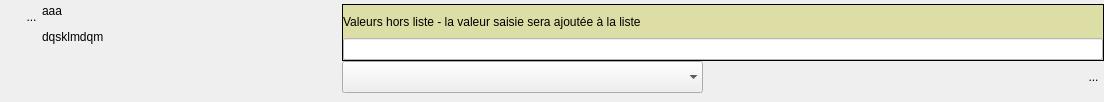
<?xml version="1.0" encoding="UTF-8"?>
<ui version="4.0">
 <class>WidgetCBIntoSug</class>
 <widget class="QWidget" name="WidgetCBIntoSug">
  <property name="geometry">
   <rect>
    <x>0</x>
    <y>0</y>
    <width>1104</width>
    <height>102</height>
   </rect>
  </property>
  <property name="sizePolicy">
   <sizepolicy hsizetype="Preferred" vsizetype="Minimum">
    <horstretch>0</horstretch>
    <verstretch>0</verstretch>
   </sizepolicy>
  </property>
  <property name="minimumSize">
   <size>
    <width>0</width>
    <height>0</height>
   </size>
  </property>
  <property name="maximumSize">
   <size>
    <width>1493</width>
    <height>150</height>
   </size>
  </property>
  <property name="windowTitle">
   <string>Form</string>
  </property>
  <property name="styleSheet">
   <string notr="true">QComboBox{combobox-popup:0;};</string>
  </property>
  <layout class="QHBoxLayout" name="horizontalLayout_3">
   <property name="spacing">
    <number>0</number>
   </property>
   <property name="leftMargin">
    <number>0</number>
   </property>
   <property name="topMargin">
    <number>4</number>
   </property>
   <property name="rightMargin">
    <number>0</number>
   </property>
   <property name="bottomMargin">
    <number>9</number>
   </property>
   <item>
    <layout class="QVBoxLayout" name="verticalLayout_2">
     <property name="spacing">
      <number>0</number>
     </property>
     <item>
      <layout class="QHBoxLayout" name="horizontalLayout">
       <property name="spacing">
        <number>0</number>
       </property>
       <property name="sizeConstraint">
        <enum>QLayout::SetFixedSize</enum>
       </property>
       <item>
        <spacer name="horizontalSpacer_3">
         <property name="orientation">
          <enum>Qt::Horizontal</enum>
         </property>
         <property name="sizeType">
          <enum>QSizePolicy::Fixed</enum>
         </property>
         <property name="sizeHint" stdset="0">
          <size>
           <width>21</width>
           <height>20</height>
          </size>
         </property>
        </spacer>
       </item>
       <item>
        <widget class="MonBoutonValide" name="RBValide">
         <property name="minimumSize">
          <size>
           <width>21</width>
           <height>25</height>
          </size>
         </property>
         <property name="maximumSize">
          <size>
           <width>21</width>
           <height>25</height>
          </size>
         </property>
         <property name="focusPolicy">
          <enum>Qt::ClickFocus</enum>
         </property>
         <property name="toolTip">
          <string>Affiche le rapport de validation du mot-clef</string>
         </property>
         <property name="styleSheet">
          <string notr="true">border : 0px</string>
         </property>
         <property name="text">
          <string>...</string>
         </property>
         <property name="icon">
          <iconset>
           <normaloff>../Editeur/icons/ast-green-ball.png</normaloff>../Editeur/icons/ast-green-ball.png</iconset>
         </property>
         <property name="iconSize">
          <size>
           <width>25</width>
           <height>25</height>
          </size>
         </property>
        </widget>
       </item>
      </layout>
     </item>
     <item>
      <spacer name="verticalSpacer">
       <property name="orientation">
        <enum>Qt::Vertical</enum>
       </property>
       <property name="sizeHint" stdset="0">
        <size>
         <width>20</width>
         <height>5</height>
        </size>
       </property>
      </spacer>
     </item>
    </layout>
   </item>
   <item>
    <widget class="MonLabelClic" name="label">
     <property name="sizePolicy">
      <sizepolicy hsizetype="Fixed" vsizetype="Preferred">
       <horstretch>0</horstretch>
       <verstretch>0</verstretch>
      </sizepolicy>
     </property>
     <property name="minimumSize">
      <size>
       <width>300</width>
       <height>25</height>
      </size>
     </property>
     <property name="maximumSize">
      <size>
       <width>178</width>
       <height>16777215</height>
      </size>
     </property>
     <property name="frameShape">
      <enum>QFrame::NoFrame</enum>
     </property>
     <property name="text">
      <string>&lt;html&gt;&lt;head/&gt;&lt;body&gt;&lt;p&gt;aaa&lt;/p&gt;&lt;p&gt;dqsklmdqm&lt;/p&gt;&lt;/body&gt;&lt;/html&gt;</string>
     </property>
     <property name="scaledContents">
      <bool>false</bool>
     </property>
     <property name="alignment">
      <set>Qt::AlignLeading|Qt::AlignLeft|Qt::AlignTop</set>
     </property>
    </widget>
   </item>
   <item>
    <layout class="QVBoxLayout" name="verticalLayout">
     <item>
      <widget class="QFrame" name="frameHorsListe">
       <property name="styleSheet">
        <string notr="true">background:rgb(221, 221, 166)</string>
       </property>
       <property name="frameShape">
        <enum>QFrame::Box</enum>
       </property>
       <layout class="QVBoxLayout" name="verticalLayout_3">
        <property name="spacing">
         <number>0</number>
        </property>
        <property name="leftMargin">
         <number>0</number>
        </property>
        <property name="topMargin">
         <number>0</number>
        </property>
        <property name="rightMargin">
         <number>0</number>
        </property>
        <property name="bottomMargin">
         <number>0</number>
        </property>
        <item>
         <widget class="QLabel" name="label_2">
          <property name="styleSheet">
           <string notr="true"/>
          </property>
          <property name="text">
           <string>Valeurs hors liste - la valeur saisie sera ajoutée à la liste</string>
          </property>
         </widget>
        </item>
        <item>
         <widget class="QLineEdit" name="lineEditVal">
          <property name="styleSheet">
           <string notr="true">background : white
</string>
          </property>
         </widget>
        </item>
       </layout>
      </widget>
     </item>
     <item>
      <layout class="QHBoxLayout" name="horizontalLayout_2">
       <property name="spacing">
        <number>0</number>
       </property>
       <item>
        <widget class="QComboBox" name="CBChoix">
         <property name="sizePolicy">
          <sizepolicy hsizetype="Preferred" vsizetype="Fixed">
           <horstretch>0</horstretch>
           <verstretch>0</verstretch>
          </sizepolicy>
         </property>
         <property name="minimumSize">
          <size>
           <width>361</width>
           <height>32</height>
          </size>
         </property>
         <property name="accessibleName">
          <string/>
         </property>
         <property name="accessibleDescription">
          <string/>
         </property>
         <property name="styleSheet">
          <string notr="true">QComboBox {
 background:rgb(235,235,235);
 }
/*QComboBox: on {
  font : italic
 }
background:rgb(235,235,235);
border:0px;


QComboBox:!editable:on, QComboBox::drop-down:editable:on {
background: black;
    font : italic 14px
 }
QComboBox:on { 
  font : italic 20px;
  background: red ;
}/*
</string>
         </property>
         <property name="maxVisibleItems">
          <number>100</number>
         </property>
         <property name="frame">
          <bool>false</bool>
         </property>
        </widget>
       </item>
       <item>
        <spacer name="horizontalSpacer">
         <property name="orientation">
          <enum>Qt::Horizontal</enum>
         </property>
         <property name="sizeType">
          <enum>QSizePolicy::Expanding</enum>
         </property>
         <property name="sizeHint" stdset="0">
          <size>
           <width>301</width>
           <height>20</height>
          </size>
         </property>
        </spacer>
       </item>
       <item>
        <widget class="QToolButton" name="RBPoubelle">
         <property name="minimumSize">
          <size>
           <width>21</width>
           <height>25</height>
          </size>
         </property>
         <property name="maximumSize">
          <size>
           <width>21</width>
           <height>25</height>
          </size>
         </property>
         <property name="toolTip">
          <string>Détruit le mot-clef</string>
         </property>
         <property name="styleSheet">
          <string notr="true">border : 0px</string>
         </property>
         <property name="text">
          <string>...</string>
         </property>
         <property name="icon">
          <iconset>
           <normaloff>../Editeur/icons/deleteRond.png</normaloff>../Editeur/icons/deleteRond.png</iconset>
         </property>
         <property name="iconSize">
          <size>
           <width>25</width>
           <height>25</height>
          </size>
         </property>
        </widget>
       </item>
      </layout>
     </item>
    </layout>
   </item>
  </layout>
 </widget>
 <customwidgets>
  <customwidget>
   <class>MonBoutonValide</class>
   <extends>QToolButton</extends>
   <header>monBoutonValide.h</header>
  </customwidget>
  <customwidget>
   <class>MonLabelClic</class>
   <extends>QLabel</extends>
   <header>monLabelClic.h</header>
  </customwidget>
 </customwidgets>
 <resources/>
 <connections/>
</ui>
